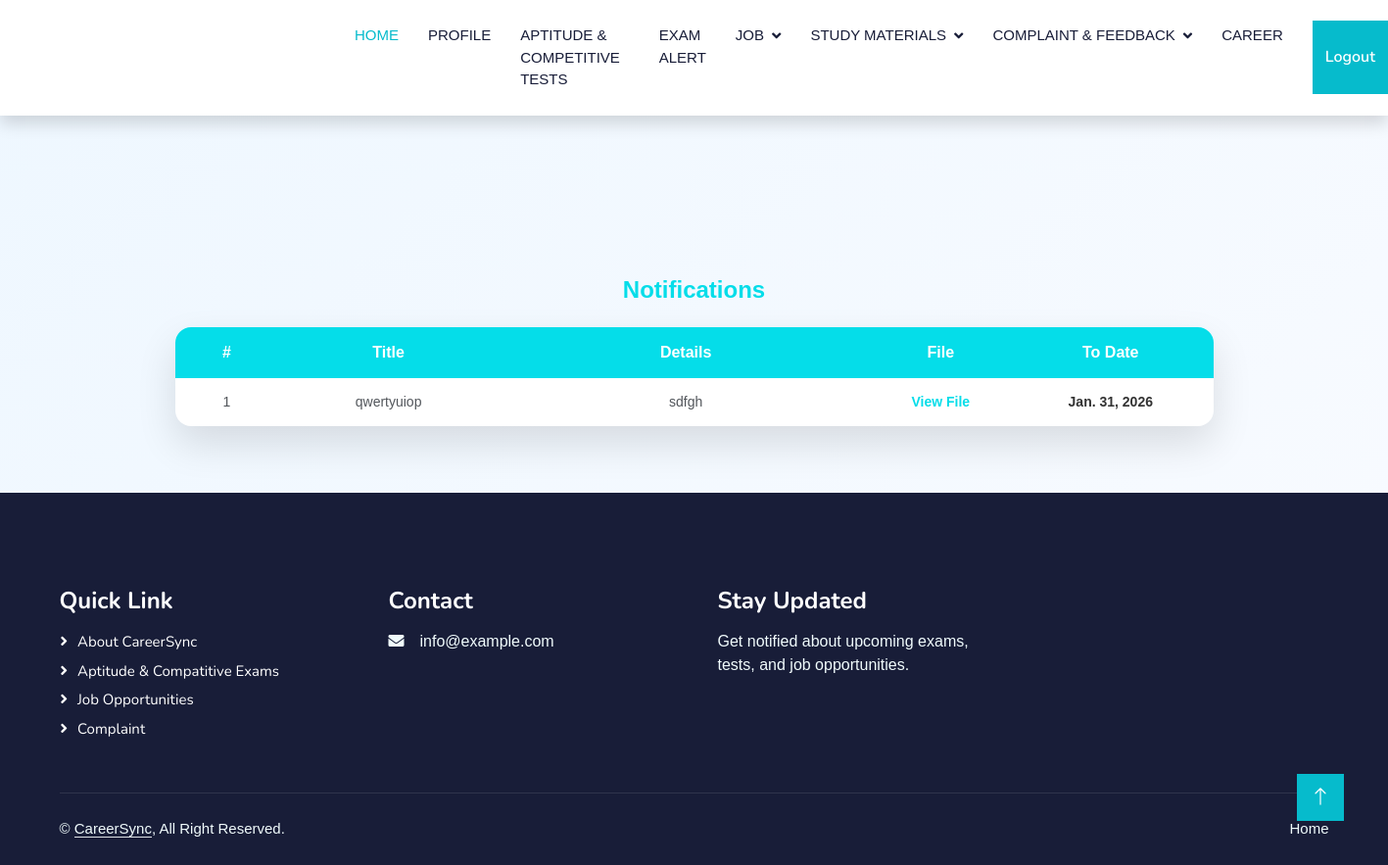
The page /User/Notification/ on the database its author committed.
### Admin/models.py (models this page shows)
class tbl_notification(models.Model):
    notification_title=models.CharField(max_length=50)
    notification_details=models.CharField(max_length=50)
    notification_file=models.FileField(upload_to="Assests/Admindocs/Exam/",null=True)
    notification_todate=models.DateField(   )

### User/views.py (the view)
# urls.py: path('Notification/',views.Notification,name="Notification"),
def Notification(request):
    noti=tbl_notification.objects.all()
    return render(request,"User/Notification.html",{"noti":noti})

### User/Templates/User/Notification.html (shortened to what this page needs)
{% extends 'User/Header.html' %}
{% block content %}
<div class="cs-noti-wrapper">
    <div class="cs-noti-title">Notifications</div>
    <div class="cs-noti-list">
        <div class="cs-noti-header">
            <div>#</div>
            <div>Title</div>
            <div>Details</div>
            <div>File</div>
            <div>To Date</div>
        </div>
        {% for i in noti %}
        <div class="cs-noti-row">
            <div>{{ forloop.counter }}</div>
            <div>{{ i.notification_title }}</div>
            <div>{{ i.notification_details }}</div>
            <div>
                <a href="{{ i.notification_file.url }}" class="cs-noti-link" target="_blank">
                    View File
                </a>
            </div>
            <div class="cs-noti-date">
                {{ i.notification_todate }}
            </div>
        </div>
        {% endfor %}
    </div>
</div>
{% endblock %}

### Guest/static/Main/css/style.css (style rules this page uses)
:root { --primary: #06BBCC; --light: #F0FBFC; --dark: #181d38; }

### User/Templates/User/Notification.html (style rules this page uses)
body { background: linear-gradient(135deg, #eef7ff, #f9fbff); font-family: Arial, Helvetica, sans-serif; }
.cs-noti-wrapper { max-width: 1100px; margin: 40px auto; padding: 20px; }
.cs-noti-title { font-size: 24px; font-weight: 600; color: #05dde9; margin-bottom: 20px; }
.cs-noti-list { background: #ffffff; border-radius: 16px; box-shadow: 0 18px 40px rgba(0, 0, 0, 0.12); overflow: hidden; }
.cs-noti-header, .cs-noti-row { display: grid; grid-template-columns: 70px 1.5fr 2fr 1fr 1fr; padding: 14px 18px; align-items: center; }
.cs-noti-header { background: #05dde9; color: #ffffff; font-weight: 600; }
.cs-noti-row { font-size: 14px; border-bottom: 1px solid #eee; }
.cs-noti-row:last-child { border-bottom: none; }
.cs-noti-link { color: #05dde9; font-weight: 600; text-decoration: none; }
.cs-noti-date { font-weight: 600; color: #333; }

### rows shown on the page
tbl_notification: notification_title "qwertyuiop", notification_details "sdfgh", notification_todate "Jan. 31, 2026"
